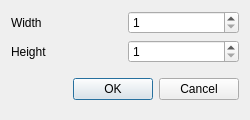
<?xml version="1.0" encoding="UTF-8"?>
<ui version="4.0">
 <class>sizedialog</class>
 <widget class="QDialog" name="sizedialog">
  <property name="geometry">
   <rect>
    <x>0</x>
    <y>0</y>
    <width>250</width>
    <height>120</height>
   </rect>
  </property>
  <property name="minimumSize">
   <size>
    <width>250</width>
    <height>120</height>
   </size>
  </property>
  <property name="maximumSize">
   <size>
    <width>250</width>
    <height>120</height>
   </size>
  </property>
  <property name="windowTitle">
   <string>Dialog</string>
  </property>
  <layout class="QGridLayout" name="gridLayout">
   <item row="0" column="0">
    <widget class="QLabel" name="label">
     <property name="text">
      <string>Width</string>
     </property>
    </widget>
   </item>
   <item row="2" column="0">
    <widget class="QLabel" name="label_2">
     <property name="text">
      <string>Height</string>
     </property>
    </widget>
   </item>
   <item row="0" column="1">
    <widget class="QSpinBox" name="wb">
     <property name="minimum">
      <number>1</number>
     </property>
     <property name="maximum">
      <number>80</number>
     </property>
    </widget>
   </item>
   <item row="3" column="0" rowspan="2" colspan="2">
    <widget class="QDialogButtonBox" name="buttonBox">
     <property name="orientation">
      <enum>Qt::Horizontal</enum>
     </property>
     <property name="standardButtons">
      <set>QDialogButtonBox::Cancel|QDialogButtonBox::Ok</set>
     </property>
    </widget>
   </item>
   <item row="2" column="1">
    <widget class="QSpinBox" name="hb">
     <property name="minimum">
      <number>1</number>
     </property>
     <property name="maximum">
      <number>18</number>
     </property>
    </widget>
   </item>
  </layout>
 </widget>
 <resources/>
 <connections>
  <connection>
   <sender>buttonBox</sender>
   <signal>accepted()</signal>
   <receiver>sizedialog</receiver>
   <slot>accept()</slot>
   <hints>
    <hint type="sourcelabel">
     <x>248</x>
     <y>254</y>
    </hint>
    <hint type="destinationlabel">
     <x>157</x>
     <y>274</y>
    </hint>
   </hints>
  </connection>
  <connection>
   <sender>buttonBox</sender>
   <signal>rejected()</signal>
   <receiver>sizedialog</receiver>
   <slot>reject()</slot>
   <hints>
    <hint type="sourcelabel">
     <x>316</x>
     <y>260</y>
    </hint>
    <hint type="destinationlabel">
     <x>286</x>
     <y>274</y>
    </hint>
   </hints>
  </connection>
 </connections>
</ui>
